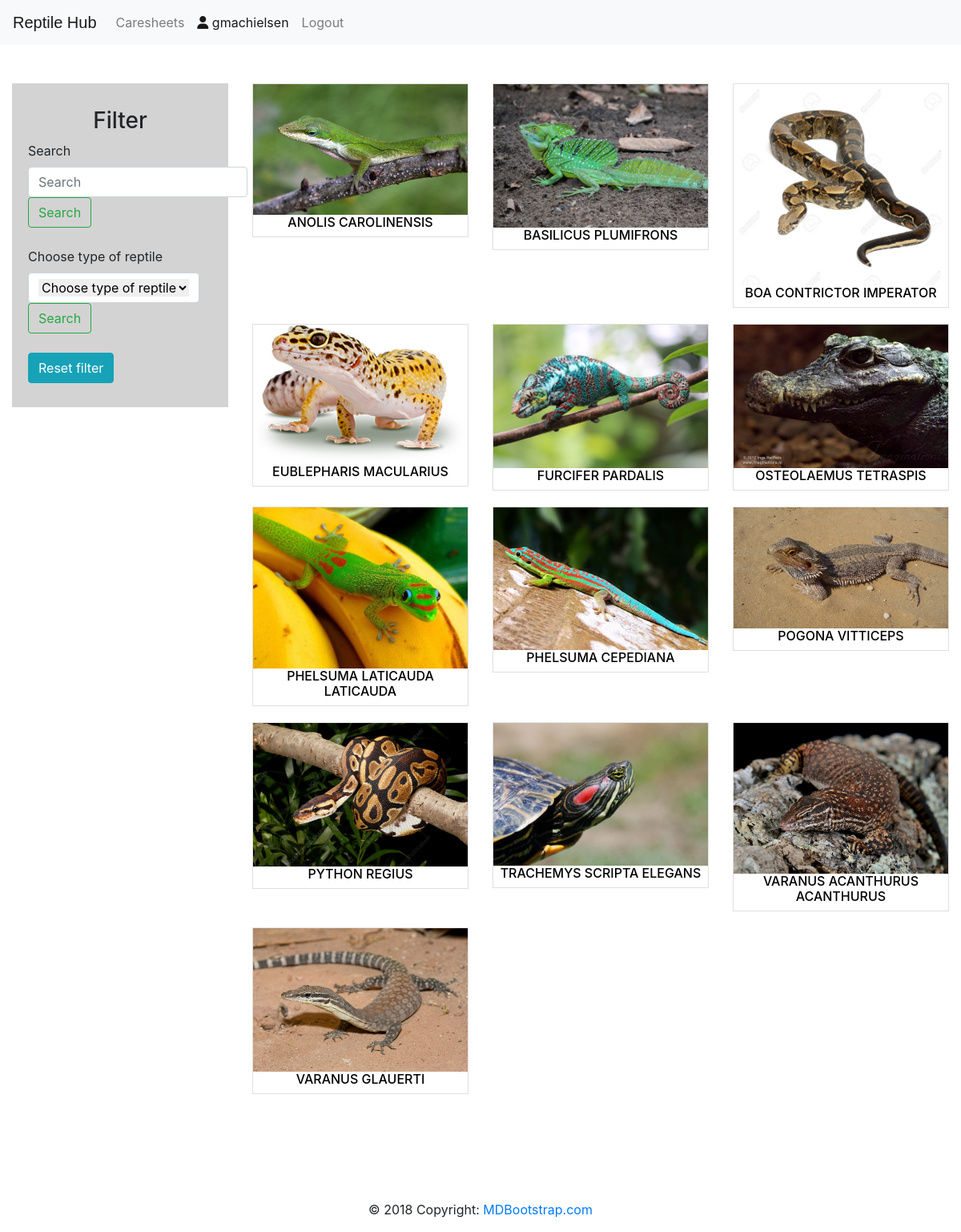
The page /list (signed in) on the database its author committed.
### posts/models.py (models this page shows, shortened)
class Animal(models.Model):
    REPTILES = (
        ('X', 'Choose type of reptile'),
        ('C', 'Crocodile'),
        ('L', 'Lizard'),
        ('S', 'Snake'),
        ('T', 'Turtle'),
    )
    CITES_SPECIES = (
        ('X', 'Cites of animal'),
        ('A', 'Cites A or I'),
        ('B', 'Cites B or II'),
        ('C', 'Cites C or III'),
        ('D', 'Cites D or none'),
    )
    latinName = models.CharField(blank=True, null=True, max_length=120)
    reptiletype = models.CharField(max_length=7, default='X', choices=REPTILES)
    image = models.ImageField(blank=True, null=True, upload_to="animal_images")
    cites = models.CharField(blank=True, null=True, max_length=1, default='X', choices=CITES_SPECIES)
    habitat = models.CharField(blank=True, null=True, max_length=120)
    size = models.TextField(blank=True, null=True, max_length= 500)
    shorttext = models.TextField(blank=True, null=True, max_length= 500)
    behaviour = models.TextField(blank=True, null=True, max_length= 500)
    handling = models.TextField(blank=True, null=True, max_length= 3000)
    feeding = models.TextField(blank=True, null=True, max_length= 3000)
    water= models.TextField(blank=True, null=True, max_length= 3000)
    enclosure = models.TextField(blank=True, null=True, max_length= 3000)
    substrate = models.TextField(blank=True, null=True, max_length= 3000)
    lighting = models.TextField(blank=True, null=True, max_length= 3000)
    heating = models.TextField(blank=True, null=True, max_length= 3000)
    temperature = models.TextField(blank=True, null=True, max_length=3000)
    humidity = models.TextField(blank=True, null=True, max_length=3000)
    cleaning = models.TextField(blank=True, null=True, max_length=3000)
    sex= models.TextField(blank=True, null=True, max_length= 500)
    male = models.ImageField(blank=True, null=True, upload_to="images")
    female = models.ImageField(blank=True, null=True, upload_to="images")
    breeding = models.TextField(blank=True, null=True, max_length= 3000)
    incubation = models.TextField(blank=True, null=True, max_length= 3000)
    health = models.TextField(blank=True, null=True, max_length= 3000)
    diseases = models.TextField(blank=True, null=True, max_length= 3000)
    author = models.ForeignKey(User, related_name='posts', null=False, default=1, on_delete=models.SET_DEFAULT)
    created = models.DateTimeField(auto_now_add=True, null=True)
    updated_at = models.DateTimeField(auto_now=True)
    views = models.IntegerField(default=0)
    likes = models.IntegerField(default=0)
    dislikes = models.IntegerField(default=0)

### posts/views.py (the view)
# urls.py: path('list', views.post_list, name= 'post_list'),
def post_list(request):
    search_term=''
    animals = Animal.objects.all().order_by('latinName')
    filter = AnimalTypeForm(request.GET)
    print(filter)
    if ('search' in request.GET):
        search_term = request.GET['search']
        animals = animals.filter(latinName__icontains=search_term)
    elif('reptiletype' in request.GET and 'reptiletype' != 'X'):
        type = request.GET.get('reptiletype')
        animals = animals.filter(reptiletype=type)
    else:
        animals = Animal.objects.all().order_by('latinName')
    return render(request, 'posts/post_list.html', {'animals': animals, 'search_term': search_term, "filter": filter})

### posts/forms.py
class AnimalTypeForm(forms.Form):
        REPTILES = (('X', 'Choose type of reptile'),
            ('C', 'Crocodile'),
            ('L', 'Lizard'),
            ('S', 'Snake'),
            ('T', 'Turtle'),)
        reptiletype = forms.ChoiceField(label="Type", choices=REPTILES, required=False)

### posts/templates/posts/post_list.html (shortened to what this page needs)
{% extends 'base.html' %}
{% load static %}
{% load bootstrap_tags %}
{% block links %}
  <link rel="stylesheet" href="{% static 'css/list.css' %}">
{% endblock %}
{% block content %}
<div class="row">
  <div class="col-xs-12 col-md-3">
      <br/>
      <br/>
    <div class="searchbox">
        <h3>Filter</h3>
      <label>Search</label>
      <form class="form-inline my-3 my-lg-0">
         <input class="form-control mr-sm-2" type="search" placeholder="Search" aria-label="Search" name="search">
         <button class="btn btn-outline-success my-0 my-sm-0" type="submit">Search</button>
      </form>
      <br/>
      <label class="type">Choose type of reptile</label>
      <form method="GET" class="form-inline">
          <div class="reptile form-control mr-sm-2" name="reptiletype">{{ filter.reptiletype }}</div>
        <button class="btn btn-outline-success my-0 my-sm-0" type="submit">Search</button>
      </form>
      <br>
      <div class="button">
        <a class="btn btn-info" type="button" href="{% url 'post_list' %}">Reset filter</a>
      </div>
    </div>
  </div>
<br/>
<br/>
<br/>
    <div class="list col-xs-12 col-md-9 justify-content-center">
      <br/>
      <br/>
      <div class="row">
      {% for animal in animals %}
      <div class="col-xs-12 col-sm-6 col-md-4">
          <div class="card">
            <div class="card-body">
              <a href="{% url 'post_detail' animal.id %}">
              <div class="picture">
                <img style="width: 100%" src="{{MEDIA_URL}}{{animal.image}}" alt="">
              </div>
              <h6>{{animal.latinName}}</h6>
              </a>
            </div>
          </div>
        </div>
      <br/>
      {% endfor %}
      </div>
    </div>
      <br/>
</div>
<br/>
<br/>
<br/>
{% endblock %}

### templates/base.html (shortened to what this page needs)
<!DOCTYPE html>
{% load static %}
<html lang="en">
  <head>
    <link rel="stylesheet" href="https://stackpath.bootstrapcdn.com/bootstrap/4.3.1/css/bootstrap.min.css">
    <link rel="stylesheet" href="{% static 'css/base.css' %}" type="text/css" />
    {% block links %}
    {% endblock %}
  </head>
  <body>
    <nav class="navbar navbar-expand-lg navbar-light bg-light">
      <a style="font-family: sans-serif" class="navbar-brand" href="/">Reptile Hub</a>
      <div class="collapse navbar-collapse" id="navbarSupportedContent">
        <ul class="navbar-nav mr-auto">
          <li class="nav-item">
            <a class="nav-link" href="{% url 'post_list' %}">Caresheets</a>
          </li>
            {% if user.is_authenticated %}
          <li class="nav-item active">
            <a class="nav-link" href="{% url 'profile' %}"><i class="fas fa-user"></i> {{ user.username }}<span class="sr-only">(current)</span></a>
          </li>
          <li class="nav-item">
            <a class="nav-link" href="{% url 'logout' %}">Logout</a>
          </li>
          {% endif %}
        </ul>
      </div>
    </nav>
  <div class="container-fluid">
    {% block content %}
    {% endblock %}
  </div>
<footer class="page-footer font-small unique-color-dark pt-4">
  <div class="footer-copyright text-center py-3">© 2018 Copyright:
    <a href="https://mdbootstrap.com/education/bootstrap/"> MDBootstrap.com</a>
  </div>
</footer>
  </body>
</html>

### static/css/base.css (style rules this page uses)
.navbar { background-color: black; }
form { background-color: white; }

### static/css/list.css (style rules this page uses)
.card { border-radius: 0px !important; margin-bottom: 20px; background-color: white !important; }
.card .card-body { padding: 0; }
img { width: 100% !important; }
.searchbox { background-color: lightgray; padding: 30px 20px;" }
.searchbox h3 { text-align: center; }
.searchbox label { justify-content: center; }
form { background-color: lightgray; }
.type { text-align: center; }
.reptile #id_reptiletype { border: none !important; }
.list { text-align: center; }
h6 { text-align: center; text-decoration: none; color: black; text-transform: uppercase; }

### rows shown on the page
Animal: image (picture), latinName "ANOLIS CAROLINENSIS"
Animal: image (picture), latinName "BASILICUS PLUMIFRONS"
Animal: image (picture), latinName "BOA CONTRICTOR IMPERATOR"
Animal: image (picture), latinName "EUBLEPHARIS MACULARIUS"
Animal: image (picture), latinName "FURCIFER PARDALIS"
Animal: image (picture), latinName "OSTEOLAEMUS TETRASPIS"
Animal: image (picture), latinName "PHELSUMA LATICAUDA LATICAUDA"
Animal: image (picture), latinName "PHELSUMA CEPEDIANA"
Animal: image (picture), latinName "POGONA VITTICEPS"
Animal: image (picture), latinName "PYTHON REGIUS"
Animal: image (picture), latinName "TRACHEMYS SCRIPTA ELEGANS"
Animal: image (picture), latinName "VARANUS ACANTHURUS ACANTHURUS"
Animal: image (picture), latinName "VARANUS GLAUERTI"

### other values the page prints
{{ user.username }} "gmachielsen"
